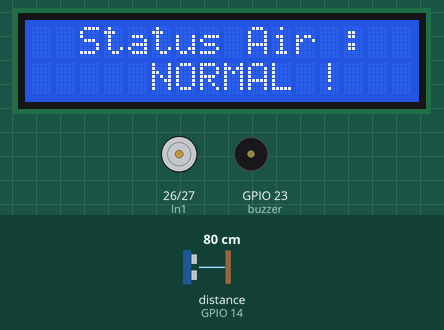
The sketch below on a simulated ESP8266 (NodeMCU). On the bench: 16×2 character LCD, motor-driver pin pairs drawn as motors (green arrow = first pin HIGH = forward, orange = second pin HIGH = backward, longer = more drive), buzzer (waves = sounding, pin HIGH). The inputs (shaded band) are chosen by the test bench; at power-on: distance to the obstacle (sensor on GPIO 14) 80 cm. The echo pulse lasts 58.3 µs per cm; WiFi joins after 1.5 s; servers stay silent unless stated; uploads are accepted with an empty reply; what the sketch prints to the serial monitor is not drawn.

Above: at 9.8 s.
9.9 s: distance to the obstacle (sensor on GPIO 14) set to 5 cm
At 12.3 s:
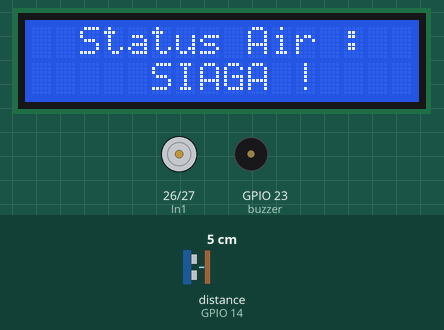
12.6 s: distance to the obstacle (sensor on GPIO 14) set to 2 cm
At 14.4 s:
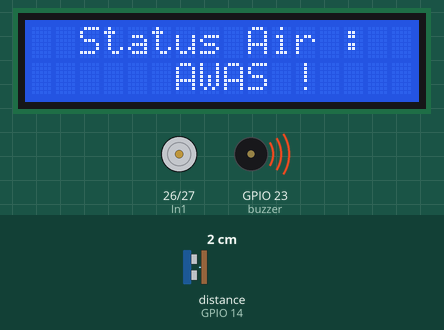
16.3 s: distance to the obstacle (sensor on GPIO 14) set to 9 cm
At 19.0 s:
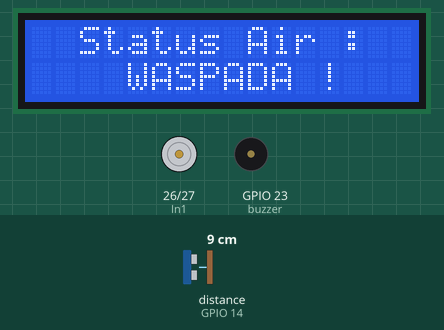
19.6 s: distance to the obstacle (sensor on GPIO 14) set to 6 cm
At 21.4 s:
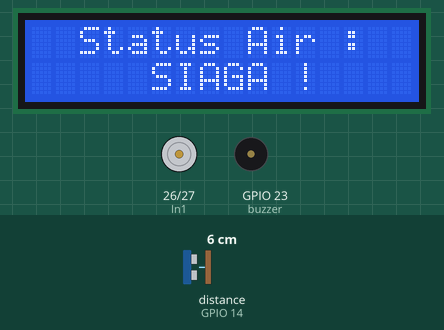
21.9 s: distance to the obstacle (sensor on GPIO 14) set to 18 cm
At 24.3 s:
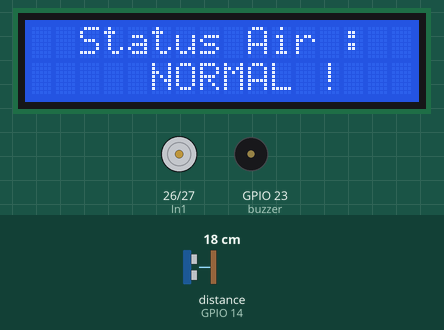
Timing chart, 0 to 25.5 s (numbered marks = the images above; inputs shaded):
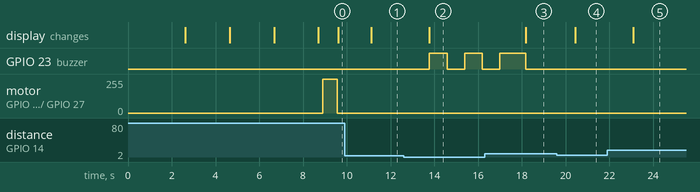

Measured:
- the behaviour switches between 4 and 3 cm on distance to the obstacle (sensor on GPIO 14) (found by bisection; images 1 and 2)
- the behaviour switches between 8 and 7 cm on distance to the obstacle (sensor on GPIO 14) (found by bisection; images 3 and 4)
- after the input at 9.9 s, the display: changes after 1.2 s (image 1)
- after the input at 12.6 s, GPIO 23 (buzzer): alternates HIGH for 0.80 s and LOW for 0.80 s, starting after 1.2 s; the display: changes after 1.2 s (image 2)
- after the input at 16.3 s, the display: changes after 1.9 s (image 3)
- after the input at 19.6 s, the display: changes after 0.84 s (image 4)
- after the input at 21.9 s, the display: changes after 1.2 s (image 5)

The sketch:

TINGGI_AIR.ino
```cpp
#include <WiFi.h>
#include <HTTPClient.h>
#include "CTBot.h";
CTBot myBot;
const char* ssid = "ASUSX555Q";
const char* pass = "welcomestark";
const char* host = "tinggiair.promonissanbogor.com";
//const char* host = "192.168.137.1";
String token = "1936792579:AAFfoU2RpxCr5BaJi-W-7ai0tNsJlnK5lW4";
const int id = 1255034361; // ID ROBY
// const int id = 1062799651; // ID Bimo
#include <Wire.h>
#include <LiquidCrystal_I2C.h>
LiquidCrystal_I2C lcd(0x27, 16, 2);
#include <NewPing.h>
#define TRIGGER_PIN  12
#define ECHO_PIN     14
#define MAX_DISTANCE 30
#define buzzer 23
NewPing sonar(TRIGGER_PIN, ECHO_PIN, MAX_DISTANCE);
long ultra;
int In1 = 26, In2 = 27;
int flag = false;
int flag2 = false;
int waktubuzzer1 = 0, buzzer1, flagbuzzer1 = false;
int datakirim = 0;
int period = 200;
unsigned long time_now = 0;
int flagt1 = false, flagt2 = false, flagt3 = false, flagt4 = false;

void setup() {
  Serial.begin(9600);
  lcd.begin();
  WiFi.mode(WIFI_OFF);
  delay(1000);
  WiFi.mode(WIFI_STA);
  WiFi.begin(ssid, pass);
  Serial.println("");
  Serial.print("Connecting");
  while (WiFi.status() != WL_CONNECTED)
  {
    Serial.print(".");
    delay(500);
  }
  Serial.println("");
  Serial.print("Connected to ");
  Serial.println(ssid);
  Serial.print("IP address: ");
  Serial.println(WiFi.localIP());
  //-----------------------------------------//
  myBot.wifiConnect(ssid, pass);
  myBot.setTelegramToken(token);
  if (myBot.testConnection()) {
    Serial.println("Koneksi Bot Telegram Berhasil");
  } else {
    Serial.println("Koneksi Bot Telegram Gagal");
  }
  //-----------------------------------------//
  lcd.setCursor(0, 0);
  lcd.print("Connecting Wifi ");
  lcd.setCursor(0, 1);
  lcd.print(ssid);
  delay(2000);
  lcd.clear();
  lcd.setCursor(0, 0);
  lcd.print(" Connecting to  ");
  lcd.setCursor(0, 1);
  lcd.print(host);
  delay(2000);
  lcd.clear();
  //-----------------------------------------//
  lcd.setCursor(0, 0);
  lcd.print("   MONITORING   ");
  lcd.setCursor(0, 1);
  lcd.print("   TINGGI AIR   ");
  delay(2000);
  lcd.clear();
  //-----------------------------------------//
  pinMode(In1, OUTPUT);
  pinMode(In2, OUTPUT);
  //-----------------------------------------//
  pinMode(buzzer, OUTPUT);
  digitalWrite(buzzer, LOW);
}

void loop() {
  if (millis() > time_now + period) {
    time_now = millis();
    //baca pesan masuk dari telegram
    TBMessage msg;
awal :
    SensorUltra();
    Kontrol();
    Serial.print("ultra : "); Serial.print(ultra); Serial.println(" cm");
    lcd.setCursor(0, 0);
    lcd.print("  Status Air :  ");
    lcd.setCursor(0, 1);

    if (ultra >= 1 && ultra <= 3) {
      lcd.print("      AWAS !    ");
      flagt2 = false;
      flagt3 = false;
      flagt4 = false;
      if (flagt1 == false) {
        flagt1 = true;
        myBot.sendMessage(id, "Ketinggian Air : AWAS ! | website : tinggiair.promonissanbogor.com");
      }
      buzzer1 = 1;
    } else if (ultra >= 4 && ultra <= 7) {
      lcd.print("     SIAGA !    ");
      flagt1 = false;
      flagt3 = false;
      flagt4 = false;
      if (flagt2 == false) {
        flagt2 = true;
        myBot.sendMessage(id, "Ketinggian Air : SIAGA ! | website : tinggiair.promonissanbogor.com");
      }
    } else if (ultra >= 8 && ultra <= 15) {
      lcd.print("    WASPADA !   ");
      flagt1 = false;
      flagt2 = false;
      flagt4 = false;
      if (flagt3 == false) {
        flagt3 = true;
        myBot.sendMessage(id, "Ketinggian Air : WASPADA | website : tinggiair.promonissanbogor.com");
      }
    } else {
      lcd.print("     NORMAL !   ");
      flagt1 = false;
      flagt2 = false;
      flagt3 = false;
      if (flagt4 == false) {
        flagt4 = true;
        myBot.sendMessage(id, "Ketinggian Air : NORMAL | website : tinggiair.promonissanbogor.com");
      }
    }

    if (buzzer1 == 1 && waktubuzzer1 < 5) {
      if (flagbuzzer1 == false) {
        flagbuzzer1 = true;
        digitalWrite(buzzer, HIGH);
        delay(50);
      } else {
        digitalWrite(buzzer, LOW);
        flagbuzzer1 = false;
        delay(50);
      }
    }
    if (waktubuzzer1 == 5 && buzzer1 == 1) {
      digitalWrite(buzzer, LOW);
      buzzer1 = 0;
      waktubuzzer1 = 0;
      goto awal;
    }
    if (buzzer1 == 1) {
      waktubuzzer1++;
    }

    datakirim++;
    if (datakirim == 5) {
      KirimData();
      datakirim = 0;
    }

  }
}

void KirimData() {
  WiFiClient client;
  const int httpPort = 80;
  if (!client.connect(host, httpPort)) {
    Serial.println("Connection Failed");
    return;
  }
  String Link;
  HTTPClient http;
  Link = "http://" + String(host) + "/tambah_proses.php?ultra=" + String(ultra);
  http.begin(Link);
  http.GET();
  String respon = http.getString();
  Serial.println(Link);
  //  Serial.println(respon);
  http.end();
}

void Kontrol() {
  String LinkKontrol;
  HTTPClient httpKontrol;
  LinkKontrol = "http://" + String(host) + "/bacapintuair.php";
  httpKontrol.begin(LinkKontrol);
  httpKontrol.GET();
  String responseKontrol = httpKontrol.getString();
  Serial.print("Pintu Air : "); Serial.println(responseKontrol);
  int pintuair = responseKontrol.toInt();
  httpKontrol.end();
  if (pintuair == 1) {
    flag2 = false;
    if (flag == false) {
      flag = true;
      myBot.sendMessage(id, "Pintu Air : TERBUKA | website : tinggiair.promonissanbogor.com");
      pintuBuka();
      delay(650);
      pintuDiam();
    } else {
      pintuDiam();
      delay(500);
    }
  } else if (pintuair == 0) {
    flag = false;
    if (flag2 == false) {
      flag2 = true;
      myBot.sendMessage(id, "Pintu Air : TERTUTUP | website : tinggiair.promonissanbogor.com");
      pintuTutup();
      delay(650);
      pintuDiam();
    } else {
      pintuDiam();
      delay(500);
    }
  }
}

void SensorUltra() {
  ultra = sonar.ping_cm();
}

void pintuBuka() {
  digitalWrite(In1, LOW);
  digitalWrite(In2, HIGH);
  delay(20);
}

void pintuTutup() {
  digitalWrite(In1, HIGH);
  digitalWrite(In2, LOW);
  delay(20);
}

void pintuDiam() {
  digitalWrite(In1, LOW);
  digitalWrite(In2, LOW);
  delay(20);
}
```
